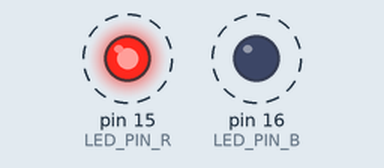
Recording of a sketch running on a simulated Arduino Uno, built with avr-gcc and run on an emulated ATmega328P. On the bench: output pins drawn as LEDs (lit = HIGH). Dashed ring = blinking.

Above: at 0.5 s.
Timing chart, 0 to 4.6 s (numbered marks = the images above):
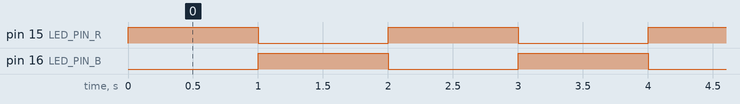

The sketch:

02_Digital_IO.ino
```cpp
// Define the GPIO pin connected to the LED
const int LED_PIN_R = 15;
const int LED_PIN_B = 16;

void setup() {
  // Configure the pin as an OUTPUT
  pinMode(LED_PIN_R, OUTPUT);
  pinMode(LED_PIN_B, OUTPUT);
}

void loop() {
  digitalWrite(LED_PIN_R, HIGH); // Turn the LED on (Output 3.3V)
  digitalWrite(LED_PIN_B, LOW); // Turn the LED on (Output 3.3V)
  delay(1000);                 // Wait for 1 second

  digitalWrite(LED_PIN_R, LOW);  // Turn the LED off (Output 0V)
  digitalWrite(LED_PIN_B, HIGH); // Turn the LED on (Output 3.3V)
  delay(1000);                 // Wait for 1 second
}
```

Measured:
- by itself, pin 15 (LED_PIN_R), pin 16 (LED_PIN_B): alternates HIGH for 1.0 s and LOW for 1.0 s
